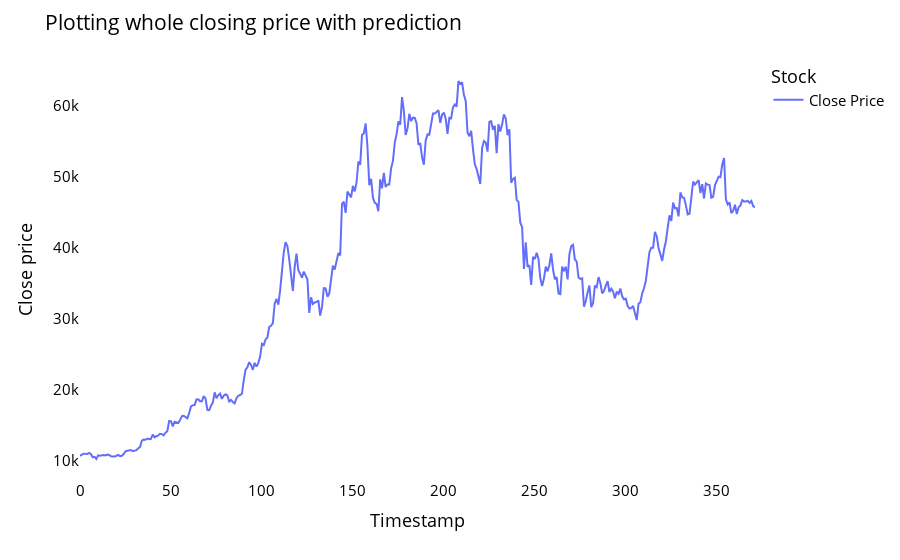

Here is the notebook cell this chart was saved with:
### Markdown cell above
#### Plotting Whole Closing Price With Prediction

### Code cell
# Convert dataframe to list
my_model=closedf.tolist()

# Convert lst_output to numpy array, reshape to have one column, convert it to list and add it to my_model list
my_model.extend((np.array(lst_output).reshape(-1,1)).tolist())

# Apply inverse scaling on my_model and reshape it to have one row
my_model=scaler.inverse_transform(my_model).reshape(1,-1).tolist()[0]

# Create iterator that cycles through 'Close Price'
names = cycle(['Close Price'])

# Create line plot of my_model, set x and y axis labels
fig = px.line(my_model,labels={'value': 'Close price','index': 'Timestamp'})
fig.update_layout(title_text='Plotting whole closing price with prediction',
                  plot_bgcolor='white', font_size=15, font_color='black',legend_title_text='Stock')
# Iterate through each trace and update the name to next element of iterator
fig.for_each_trace(lambda t:  t.update(name = next(names)))
fig.update_xaxes(showgrid=False)
fig.update_yaxes(showgrid=False)
fig.show()

### Figure 1 — Plotly figure (JSON) as saved in the notebook; plotly's stock layout.template omitted (floating-point values rounded to 4 significant figures; data arrays with more than 128 entries replaced by an {"elided": "..."} marker saying what was removed)
{"data": [{"hovertemplate": "variable=0<br>Timestamp=%{x}<br>Close price=%{y}<extra></extra>", "legendgroup": "0", "line": {"color": "#636efa", "dash": "solid"}, "marker": {"symbol": "circle"}, "mode": "lines", "name": "Close Price", "orientation": "v", "showlegend": true, "type": "scatter", "x": {"elided": "372 int values"}, "xaxis": "x", "y": {"elided": "372 float values"}, "yaxis": "y"}], "layout": {"font": {"color": "black", "size": 15}, "legend": {"title": {"text": "Stock"}, "tracegroupgap": 0}, "margin": {"t": 60}, "plot_bgcolor": "white", "title": {"text": "Plotting whole closing price with prediction"}, "xaxis": {"anchor": "y", "domain": [0, 1], "showgrid": false, "title": {"text": "Timestamp"}}, "yaxis": {"anchor": "x", "domain": [0, 1], "showgrid": false, "title": {"text": "Close price"}}}}
